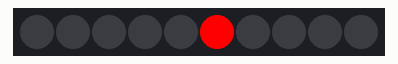
Bench run of a sketch on a simulated Arduino Uno, built with avr-gcc and run on an emulated ATmega328P. Shown: 10 RGB LEDs in strip order, left to right.

Above: at 0.1 s.
At 0.6 s:
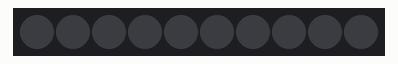

Measured:
- what the display in image 1 shows lasts 0.5 s, from 0.5 s to 1.0 s

The sketch:

Blink.ino
```cpp
#include <FastLED.h>

// How many leds in your strip?
#define NUM_LEDS 10

// For led chips like Neopixels, which have a data line, ground, and power, you just
// need to define DATA_PIN.  For led chipsets that are SPI based (four wires - data, clock,
// ground, and power), like the LPD8806 define both DATA_PIN and CLOCK_PIN
#define DATA_PIN 2
#define CLOCK_PIN 13

// Define the array of leds
CRGB leds[NUM_LEDS];

void setup() {
      // Uncomment/edit one of the following lines for your leds arrangement.
      // FastLED.addLeds<TM1803, DATA_PIN, RGB>(leds, NUM_LEDS);
      // FastLED.addLeds<TM1804, DATA_PIN, RGB>(leds, NUM_LEDS);
      // FastLED.addLeds<TM1809, DATA_PIN, RGB>(leds, NUM_LEDS);
      // FastLED.addLeds<WS2811, DATA_PIN, RGB>(leds, NUM_LEDS);
      // FastLED.addLeds<WS2812, DATA_PIN, RGB>(leds, NUM_LEDS);
      // FastLED.addLeds<WS2812B, DATA_PIN, RGB>(leds, NUM_LEDS);
  	  //FastLED.addLeds<NEOPIXEL, DATA_PIN>(leds, NUM_LEDS);

      FastLED.addLeds<WS2812, DATA_PIN, GRB>(leds, NUM_LEDS);

      // FastLED.addLeds<APA104, DATA_PIN, RGB>(leds, NUM_LEDS);
      // FastLED.addLeds<UCS1903, DATA_PIN, RGB>(leds, NUM_LEDS);
      // FastLED.addLeds<UCS1903B, DATA_PIN, RGB>(leds, NUM_LEDS);
      // FastLED.addLeds<GW6205, DATA_PIN, RGB>(leds, NUM_LEDS);
      // FastLED.addLeds<GW6205_400, DATA_PIN, RGB>(leds, NUM_LEDS);

      // FastLED.addLeds<WS2801, RGB>(leds, NUM_LEDS);
      // FastLED.addLeds<SM16716, RGB>(leds, NUM_LEDS);
      // FastLED.addLeds<LPD8806, RGB>(leds, NUM_LEDS);
      // FastLED.addLeds<P9813, RGB>(leds, NUM_LEDS);
      // FastLED.addLeds<APA102, RGB>(leds, NUM_LEDS);
      // FastLED.addLeds<DOTSTAR, RGB>(leds, NUM_LEDS);

      // FastLED.addLeds<WS2801, DATA_PIN, CLOCK_PIN, RGB>(leds, NUM_LEDS);
      // FastLED.addLeds<SM16716, DATA_PIN, CLOCK_PIN, RGB>(leds, NUM_LEDS);
      // FastLED.addLeds<LPD8806, DATA_PIN, CLOCK_PIN, RGB>(leds, NUM_LEDS);
      // FastLED.addLeds<P9813, DATA_PIN, CLOCK_PIN, RGB>(leds, NUM_LEDS);
      // FastLED.addLeds<APA102, DATA_PIN, CLOCK_PIN, RGB>(leds, NUM_LEDS);
      // FastLED.addLeds<DOTSTAR, DATA_PIN, CLOCK_PIN, RGB>(leds, NUM_LEDS);
}

void loop() {
  // Turn the LED on, then pause
  leds[5] = CRGB::Red;
  FastLED.show();
  delay(500);
  // Now turn the LED off, then pause
  leds[5] = CRGB::Black;
  FastLED.show();
  delay(500);
}
```
